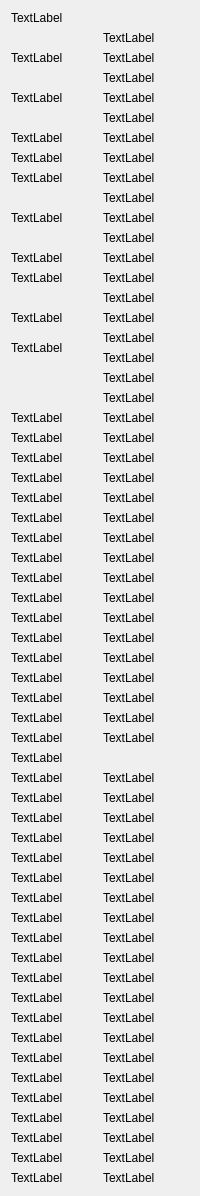
      <widget class="QWidget" name="tab_3">
       <attribute name="title">
        <string>Мех.Крыла</string>
       </attribute>
       <layout class="QGridLayout" name="gridLayout_8">
        <item row="0" column="0">
         <widget class="QLabel" name="deltazl">
          <property name="text">
           <string>TextLabel</string>
          </property>
         </widget>
        </item>
        <item row="1" column="1">
         <widget class="QLabel" name="p131_13">
          <property name="text">
           <string>TextLabel</string>
          </property>
         </widget>
        </item>
        <item row="2" column="0">
         <widget class="QLabel" name="deltazp">
          <property name="text">
           <string>TextLabel</string>
          </property>
         </widget>
        </item>
        <item row="2" column="1">
         <widget class="QLabel" name="p143_12">
          <property name="text">
           <string>TextLabel</string>
          </property>
         </widget>
        </item>
        <item row="3" column="1">
         <widget class="QLabel" name="p131_12">
          <property name="text">
           <string>TextLabel</string>
          </property>
         </widget>
        </item>
        <item row="4" column="0">
         <widget class="QLabel" name="deltaprl">
          <property name="text">
           <string>TextLabel</string>
          </property>
         </widget>
        </item>
        <item row="4" column="1">
         <widget class="QLabel" name="p131_14">
          <property name="text">
           <string>TextLabel</string>
          </property>
         </widget>
        </item>
        <item row="5" column="1">
         <widget class="QLabel" name="p143_13">
          <property name="text">
           <string>TextLabel</string>
          </property>
         </widget>
        </item>
        <item row="6" column="0">
         <widget class="QLabel" name="deltaprp">
          <property name="text">
           <string>TextLabel</string>
          </property>
         </widget>
        </item>
        <item row="6" column="1">
         <widget class="QLabel" name="p143_14">
          <property name="text">
           <string>TextLabel</string>
          </property>
         </widget>
        </item>
        <item row="7" column="0">
         <widget class="QLabel" name="xl">
          <property name="text">
           <string>TextLabel</string>
          </property>
         </widget>
        </item>
        <item row="7" column="1">
         <widget class="QLabel" name="p143_15">
          <property name="text">
           <string>TextLabel</string>
          </property>
         </widget>
        </item>
        <item row="8" column="0">
         <widget class="QLabel" name="xp">
          <property name="text">
           <string>TextLabel</string>
          </property>
         </widget>
        </item>
        <item row="8" column="1">
         <widget class="QLabel" name="p131_15">
          <property name="text">
           <string>TextLabel</string>
          </property>
         </widget>
        </item>
        <item row="9" column="1">
         <widget class="QLabel" name="p143_16">
          <property name="text">
           <string>TextLabel</string>
          </property>
         </widget>
        </item>
        <item row="10" column="0">
         <widget class="QLabel" name="deltaz1pk">
          <property name="text">
           <string>TextLabel</string>
          </property>
         </widget>
        </item>
        <item row="10" column="1">
         <widget class="QLabel" name="p131_16">
          <property name="text">
           <string>TextLabel</string>
          </property>
         </widget>
        </item>
        <item row="11" column="1">
         <widget class="QLabel" name="p143_17">
          <property name="text">
           <string>TextLabel</string>
          </property>
         </widget>
        </item>
        <item row="12" column="0">
         <widget class="QLabel" name="deltaz3pk">
          <property name="text">
           <string>TextLabel</string>
          </property>
         </widget>
        </item>
        <item row="12" column="1">
         <widget class="QLabel" name="p131_17">
          <property name="text">
           <string>TextLabel</string>
          </property>
         </widget>
        </item>
        <item row="13" column="0">
         <widget class="QLabel" name="p141_17">
          <property name="text">
           <string>TextLabel</string>
          </property>
         </widget>
        </item>
        <item row="13" column="1">
         <widget class="QLabel" name="p131_18">
          <property name="text">
           <string>TextLabel</string>
          </property>
         </widget>
        </item>
        <item row="14" column="1">
         <widget class="QLabel" name="p132_25">
          <property name="text">
           <string>TextLabel</string>
          </property>
         </widget>
        </item>
        <item row="15" column="0">
         <widget class="QLabel" name="x1pk">
          <property name="text">
           <string>TextLabel</string>
          </property>
         </widget>
        </item>
        <item row="15" column="1">
         <widget class="QLabel" name="p131_19">
          <property name="text">
           <string>TextLabel</string>
          </property>
         </widget>
        </item>
        <item row="16" column="0" rowspan="2">
         <widget class="QLabel" name="x3pk">
          <property name="text">
           <string>TextLabel</string>
          </property>
         </widget>
        </item>
        <item row="16" column="1">
         <widget class="QLabel" name="p143_11">
          <property name="text">
           <string>TextLabel</string>
          </property>
         </widget>
        </item>
        <item row="17" column="1">
         <widget class="QLabel" name="p131_11">
          <property name="text">
           <string>TextLabel</string>
          </property>
         </widget>
        </item>
        <item row="18" column="1">
         <widget class="QLabel" name="p131_20">
          <property name="text">
           <string>TextLabel</string>
          </property>
         </widget>
        </item>
        <item row="19" column="1">
         <widget class="QLabel" name="p143_18">
          <property name="text">
           <string>TextLabel</string>
          </property>
         </widget>
        </item>
        <item row="20" column="0">
         <widget class="QLabel" name="deltazl110">
          <property name="text">
           <string>TextLabel</string>
          </property>
         </widget>
        </item>
        <item row="20" column="1">
         <widget class="QLabel" name="p131_21">
          <property name="text">
           <string>TextLabel</string>
          </property>
         </widget>
        </item>
        <item row="21" column="0">
         <widget class="QLabel" name="deltazp111">
          <property name="text">
           <string>TextLabel</string>
          </property>
         </widget>
        </item>
        <item row="21" column="1">
         <widget class="QLabel" name="p133_11">
          <property name="text">
           <string>TextLabel</string>
          </property>
         </widget>
        </item>
        <item row="22" column="0">
         <widget class="QLabel" name="deltaz112">
          <property name="text">
           <string>TextLabel</string>
          </property>
         </widget>
        </item>
        <item row="22" column="1">
         <widget class="QLabel" name="p133_12">
          <property name="text">
           <string>TextLabel</string>
          </property>
         </widget>
        </item>
        <item row="23" column="0">
         <widget class="QLabel" name="deltaruz113">
          <property name="text">
           <string>TextLabel</string>
          </property>
         </widget>
        </item>
        <item row="23" column="1">
         <widget class="QLabel" name="p133_13">
          <property name="text">
           <string>TextLabel</string>
          </property>
         </widget>
        </item>
        <item row="24" column="0">
         <widget class="QLabel" name="deltaprl114">
          <property name="text">
           <string>TextLabel</string>
          </property>
         </widget>
        </item>
        <item row="24" column="1">
         <widget class="QLabel" name="p133_14">
          <property name="text">
           <string>TextLabel</string>
          </property>
         </widget>
        </item>
        <item row="25" column="0">
         <widget class="QLabel" name="deltaprp115">
          <property name="text">
           <string>TextLabel</string>
          </property>
         </widget>
        </item>
        <item row="25" column="1">
         <widget class="QLabel" name="p133_15">
          <property name="text">
           <string>TextLabel</string>
          </property>
         </widget>
        </item>
        <item row="26" column="0">
         <widget class="QLabel" name="deltapr116">
          <property name="text">
           <string>TextLabel</string>
          </property>
         </widget>
        </item>
        <item row="26" column="1">
         <widget class="QLabel" name="p133_16">
          <property name="text">
           <string>TextLabel</string>
          </property>
         </widget>
        </item>
        <item row="27" column="0">
         <widget class="QLabel" name="p130_11">
          <property name="text">
           <string>TextLabel</string>
          </property>
         </widget>
        </item>
        <item row="27" column="1">
         <widget class="QLabel" name="p133_17">
          <property name="text">
           <string>TextLabel</string>
          </property>
         </widget>
        </item>
        <item row="28" column="0">
         <widget class="QLabel" name="p130_12">
          <property name="text">
           <string>TextLabel</string>
          </property>
         </widget>
        </item>
        <item row="28" column="1">
         <widget class="QLabel" name="p133_18">
          <property name="text">
           <string>TextLabel</string>
          </property>
         </widget>
        </item>
        <item row="29" column="0">
         <widget class="QLabel" name="p130_13">
          <property name="text">
           <string>TextLabel</string>
          </property>
         </widget>
        </item>
        <item row="29" column="1">
         <widget class="QLabel" name="p133_19">
          <property name="text">
           <string>TextLabel</string>
          </property>
         </widget>
        </item>
        <item row="30" column="0">
         <widget class="QLabel" name="p130_14">
          <property name="text">
           <string>TextLabel</string>
          </property>
         </widget>
        </item>
        <item row="30" column="1">
         <widget class="QLabel" name="p133_20">
          <property name="text">
           <string>TextLabel</string>
          </property>
         </widget>
        </item>
        <item row="31" column="0">
         <widget class="QLabel" name="p130_15">
          <property name="text">
           <string>TextLabel</string>
          </property>
         </widget>
        </item>
        <item row="31" column="1">
         <widget class="QLabel" name="p133_21">
          <property name="text">
           <string>TextLabel</string>
          </property>
         </widget>
        </item>
        <item row="32" column="0">
         <widget class="QLabel" name="p130_16">
          <property name="text">
           <string>TextLabel</string>
          </property>
         </widget>
        </item>
        <item row="32" column="1">
         <widget class="QLabel" name="xl120">
          <property name="text">
           <string>TextLabel</string>
          </property>
         </widget>
        </item>
        <item row="33" column="0">
         <widget class="QLabel" name="p130_17">
          <property name="text">
           <string>TextLabel</string>
          </property>
         </widget>
        </item>
        <item row="33" column="1">
         <widget class="QLabel" name="xp121">
          <property name="text">
           <string>TextLabel</string>
          </property>
         </widget>
        </item>
        <item row="34" column="0">
         <widget class="QLabel" name="p141_15">
          <property name="text">
           <string>TextLabel</string>
          </property>
         </widget>
        </item>
        <item row="34" column="1">
         <widget class="QLabel" name="p141_14">
          <property name="text">
           <string>TextLabel</string>
          </property>
         </widget>
        </item>
        <item row="35" column="0">
         <widget class="QLabel" name="p141_18">
          <property name="text">
           <string>TextLabel</string>
          </property>
         </widget>
        </item>
        <item row="35" column="1">
         <widget class="QLabel" name="xtr122">
          <property name="text">
           <string>TextLabel</string>
          </property>
         </widget>
        </item>
        <item row="36" column="0">
         <widget class="QLabel" name="p130_18">
          <property name="text">
           <string>TextLabel</string>
          </property>
         </widget>
        </item>
        <item row="36" column="1">
         <widget class="QLabel" name="deltaruk123">
          <property name="text">
           <string>TextLabel</string>
          </property>
         </widget>
        </item>
        <item row="37" column="0">
         <widget class="QLabel" name="p141_16">
          <property name="text">
           <string>TextLabel</string>
          </property>
         </widget>
        </item>
        <item row="38" column="0">
         <widget class="QLabel" name="p130_19">
          <property name="text">
           <string>TextLabel</string>
          </property>
         </widget>
        </item>
        <item row="38" column="1">
         <widget class="QLabel" name="p140_11">
          <property name="text">
           <string>TextLabel</string>
          </property>
         </widget>
        </item>
        <item row="39" column="0">
         <widget class="QLabel" name="p130_20">
          <property name="text">
           <string>TextLabel</string>
          </property>
         </widget>
        </item>
        <item row="39" column="1">
         <widget class="QLabel" name="p140_12">
          <property name="text">
           <string>TextLabel</string>
          </property>
         </widget>
        </item>
        <item row="40" column="0">
         <widget class="QLabel" name="p130_21">
          <property name="text">
           <string>TextLabel</string>
          </property>
         </widget>
        </item>
        <item row="40" column="1">
         <widget class="QLabel" name="p140_13">
          <property name="text">
           <string>TextLabel</string>
          </property>
         </widget>
        </item>
        <item row="41" column="0">
         <widget class="QLabel" name="p130_22">
          <property name="text">
           <string>TextLabel</string>
          </property>
         </widget>
        </item>
        <item row="41" column="1">
         <widget class="QLabel" name="p140_14">
          <property name="text">
           <string>TextLabel</string>
          </property>
         </widget>
        </item>
        <item row="42" column="0">
         <widget class="QLabel" name="p130_23">
          <property name="text">
           <string>TextLabel</string>
          </property>
         </widget>
        </item>
        <item row="42" column="1">
         <widget class="QLabel" name="p140_15">
          <property name="text">
           <string>TextLabel</string>
          </property>
         </widget>
        </item>
        <item row="43" column="0">
         <widget class="QLabel" name="p130_24">
          <property name="text">
           <string>TextLabel</string>
          </property>
         </widget>
        </item>
        <item row="43" column="1">
         <widget class="QLabel" name="p140_16">
          <property name="text">
           <string>TextLabel</string>
          </property>
         </widget>
        </item>
        <item row="44" column="0">
         <widget class="QLabel" name="p130_25">
          <property name="text">
           <string>TextLabel</string>
          </property>
         </widget>
        </item>
        <item row="44" column="1">
         <widget class="QLabel" name="p140_17">
          <property name="text">
           <string>TextLabel</string>
          </property>
         </widget>
        </item>
        <item row="45" column="0">
         <widget class="QLabel" name="p132_11">
          <property name="text">
           <string>TextLabel</string>
          </property>
         </widget>
        </item>
        <item row="45" column="1">
         <widget class="QLabel" name="p140_18">
          <property name="text">
           <string>TextLabel</string>
          </property>
         </widget>
        </item>
        <item row="46" column="0">
         <widget class="QLabel" name="p132_12">
          <property name="text">
           <string>TextLabel</string>
          </property>
         </widget>
        </item>
        <item row="46" column="1">
         <widget class="QLabel" name="p140_19">
          <property name="text">
           <string>TextLabel</string>
          </property>
         </widget>
        </item>
        <item row="47" column="0">
         <widget class="QLabel" name="p132_13">
          <property name="text">
           <string>TextLabel</string>
          </property>
         </widget>
        </item>
        <item row="47" column="1">
         <widget class="QLabel" name="p142_11">
          <property name="text">
           <string>TextLabel</string>
          </property>
         </widget>
        </item>
        <item row="48" column="0">
         <widget class="QLabel" name="p132_14">
          <property name="text">
           <string>TextLabel</string>
          </property>
         </widget>
        </item>
        <item row="48" column="1">
         <widget class="QLabel" name="p142_12">
          <property name="text">
           <string>TextLabel</string>
          </property>
         </widget>
        </item>
        <item row="49" column="0">
         <widget class="QLabel" name="p132_15">
          <property name="text">
           <string>TextLabel</string>
          </property>
         </widget>
        </item>
        <item row="49" column="1">
         <widget class="QLabel" name="p142_13">
          <property name="text">
           <string>TextLabel</string>
          </property>
         </widget>
        </item>
        <item row="50" column="0">
         <widget class="QLabel" name="p132_16">
          <property name="text">
           <string>TextLabel</string>
          </property>
         </widget>
        </item>
        <item row="50" column="1">
         <widget class="QLabel" name="p142_14">
          <property name="text">
           <string>TextLabel</string>
          </property>
         </widget>
        </item>
        <item row="51" column="0">
         <widget class="QLabel" name="p132_17">
          <property name="text">
           <string>TextLabel</string>
          </property>
         </widget>
        </item>
        <item row="51" column="1">
         <widget class="QLabel" name="p142_15">
          <property name="text">
           <string>TextLabel</string>
          </property>
         </widget>
        </item>
        <item row="52" column="0">
         <widget class="QLabel" name="p132_18">
          <property name="text">
           <string>TextLabel</string>
          </property>
         </widget>
        </item>
        <item row="52" column="1">
         <widget class="QLabel" name="p142_16">
          <property name="text">
           <string>TextLabel</string>
          </property>
         </widget>
        </item>
        <item row="53" column="0">
         <widget class="QLabel" name="p132_19">
          <property name="text">
           <string>TextLabel</string>
          </property>
         </widget>
        </item>
        <item row="53" column="1">
         <widget class="QLabel" name="p142_17">
          <property name="text">
           <string>TextLabel</string>
          </property>
         </widget>
        </item>
        <item row="54" column="0">
         <widget class="QLabel" name="p132_20">
          <property name="text">
           <string>TextLabel</string>
          </property>
         </widget>
        </item>
        <item row="54" column="1">
         <widget class="QLabel" name="p142_18">
          <property name="text">
           <string>TextLabel</string>
          </property>
         </widget>
        </item>
        <item row="55" column="0">
         <widget class="QLabel" name="p132_21">
          <property name="text">
           <string>TextLabel</string>
          </property>
         </widget>
        </item>
        <item row="55" column="1">
         <widget class="QLabel" name="p142_19">
          <property name="text">
           <string>TextLabel</string>
          </property>
         </widget>
        </item>
        <item row="56" column="0">
         <widget class="QLabel" name="p132_22">
          <property name="text">
           <string>TextLabel</string>
          </property>
         </widget>
        </item>
        <item row="56" column="1">
         <widget class="QLabel" name="p141_11">
          <property name="text">
           <string>TextLabel</string>
          </property>
         </widget>
        </item>
        <item row="57" column="0">
         <widget class="QLabel" name="p132_23">
          <property name="text">
           <string>TextLabel</string>
          </property>
         </widget>
        </item>
        <item row="57" column="1">
         <widget class="QLabel" name="p141_12">
          <property name="text">
           <string>TextLabel</string>
          </property>
         </widget>
        </item>
        <item row="58" column="0">
         <widget class="QLabel" name="p132_24">
          <property name="text">
           <string>TextLabel</string>
          </property>
         </widget>
        </item>
        <item row="58" column="1">
         <widget class="QLabel" name="p141_13">
          <property name="text">
           <string>TextLabel</string>
          </property>
         </widget>
        </item>
       </layout>
      </widget>
